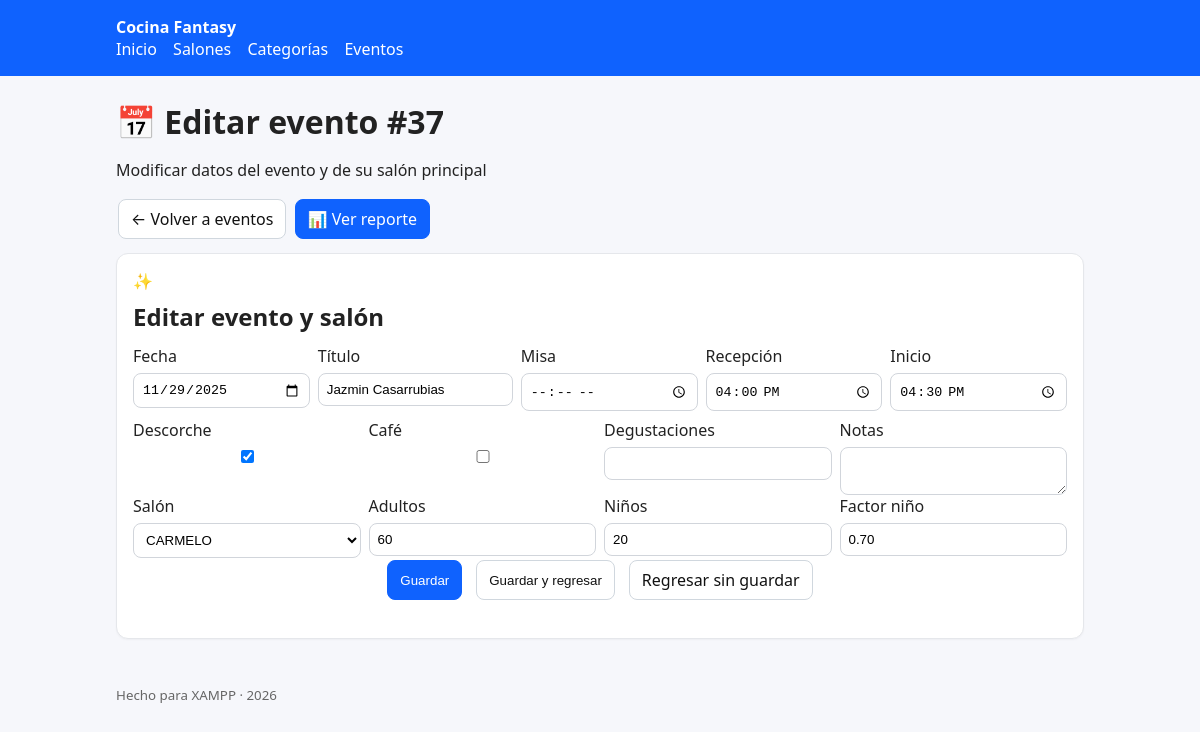
The page /evento_edit.php?id=37 on the database its author committed.
### tables this page shows
CREATE TABLE `evento` (
  `id_evento` int(11) NOT NULL,
  `fecha` date NOT NULL,
  `titulo` varchar(150) DEFAULT NULL,
  `misa` time DEFAULT NULL,
  `recepcion` time DEFAULT NULL,
  `inicio` time DEFAULT NULL,
  `descorche` tinyint(1) NOT NULL DEFAULT 0,
  `cafe` tinyint(1) NOT NULL DEFAULT 0,
  `degustaciones` varchar(120) DEFAULT NULL,
  `notas` text DEFAULT NULL
);

CREATE TABLE `evento_salon` (
  `id_evento_salon` int(11) NOT NULL,
  `id_evento` int(11) NOT NULL,
  `id_salon` int(11) NOT NULL,
  `adultos` int(11) NOT NULL DEFAULT 0,
  `ninos` int(11) NOT NULL DEFAULT 0,
  `misa` time DEFAULT NULL,
  `recepcion` time DEFAULT NULL,
  `inicio` time DEFAULT NULL,
  `descorche` tinyint(1) NOT NULL DEFAULT 0,
  `cafe` tinyint(1) NOT NULL DEFAULT 0,
  `degustaciones` varchar(120) DEFAULT NULL,
  `factor_nino` decimal(5,2) NOT NULL DEFAULT 0.70
);

CREATE TABLE `salon` (
  `id_salon` int(11) NOT NULL,
  `nombre` varchar(80) NOT NULL,
  `alias` varchar(20) DEFAULT NULL
);

### db.php (called while the page is built, shortened)
<?php
function h($s){ return htmlspecialchars((string)$s, ENT_QUOTES, 'UTF-8'); }

### evento_edit.php (the view, shortened to what this page needs)
<?php
require_once __DIR__ . '/db.php';
require_once __DIR__ . '/header.php';
$id = isset($_GET['id']) ? (int)$_GET['id'] : 0;
$stmt = $pdo->prepare("SELECT * FROM evento WHERE id_evento=?");
$stmt->execute([$id]);
$ev = $stmt->fetch(PDO::FETCH_ASSOC);
$salones_master = $pdo->query("SELECT * FROM salon ORDER BY nombre")->fetchAll(PDO::FETCH_ASSOC);
$salonStmt = $pdo->prepare("SELECT * FROM evento_salon WHERE id_evento=? ORDER BY id_evento_salon ASC LIMIT 1");
$salonStmt->execute([$id]);
$salon = $salonStmt->fetch(PDO::FETCH_ASSOC);
?>
<div class="page-header">
  <h1>📅 Editar evento #<?php echo (int)$id; ?></h1>
  <p class="page-subtitle">Modificar datos del evento y de su salón principal</p>
  <div class="header-actions">
    <a class="btn secondary" href="evento_list.php">← Volver a eventos</a>
    <a class="btn primary" href="reporte_evento.php?id=<?php echo (int)$id; ?>">📊 Ver reporte</a>
  </div>
</div>
<div class="card create-card">
  <div class="card-header">
    <div class="card-icon">✨</div>
    <h2>Editar evento y salón</h2>
  </div>
  <form method="post">
    <div class="input-row">
      <label>Fecha <input name="fecha" type="date" required value="<?php echo h($ev['fecha']); ?>"></label>
      <label>Título <input name="titulo" type="text" value="<?php echo h($ev['titulo']); ?>"></label>
      <label>Misa <input name="misa" type="time" value="<?php echo h($ev['misa']); ?>"></label>
      <label>Recepción <input name="recepcion" type="time" value="<?php echo h($ev['recepcion']); ?>"></label>
      <label>Inicio <input name="inicio" type="time" value="<?php echo h($ev['inicio']); ?>"></label>
      <label><span>Descorche</span>
        <input name="descorche" type="checkbox" <?php echo $ev['descorche'] ? 'checked' : ''; ?>>
      </label>
      <label><span>Café</span>
        <input name="cafe" type="checkbox" <?php echo $ev['cafe'] ? 'checked' : ''; ?>>
      </label>
      <label style="grid-column:1/-1;">Degustaciones
        <input name="degustaciones" type="text" value="<?php echo h($ev['degustaciones']); ?>">
      </label>
      <label style="grid-column:1/-1;">Notas
        <textarea name="notas" rows="2"><?php echo h($ev['notas']); ?></textarea>
      </label>
    </div>
    <?php if ($salon): ?>
      <div class="input-row">
        <label>Salón
          <select name="id_salon" required>
            <?php foreach ($salones_master as $s): ?>
              <option value="<?php echo (int)$s['id_salon']; ?>"
                <?php echo ((int)$s['id_salon'] === (int)$salon['id_salon']) ? 'selected' : ''; ?>>
                <?php echo h($s['nombre']); ?>
              </option>
            <?php endforeach; ?>
          </select>
        </label>
        <label>Adultos
          <input type="number" name="adultos" value="<?php echo (int)$salon['adultos']; ?>" min="0">
        </label>
        <label>Niños
          <input type="number" name="ninos" value="<?php echo (int)$salon['ninos']; ?>" min="0">
        </label>
        <label>Factor niño
          <input type="number" step="0.05" name="factor_nino" value="<?php echo h($salon['factor_nino']); ?>">
        </label>
      </div>
    <?php endif; ?>
    <div style="grid-column:1/-1;text-align:center;padding:0 25px 20px;display:flex;gap:10px;justify-content:center;flex-wrap:wrap;">
      <button class="btn primary" name="update">Guardar</button>
      <button class="btn secondary" name="update_and_back" value="1">Guardar y regresar</button>
      <a class="btn" href="evento_list.php">Regresar sin guardar</a>
    </div>
  </form>
</div>
<?php require_once __DIR__ . '/footer.php'; ?>

### style.css (style rules this page uses)
* { box-sizing:border-box }
body { font-family:system-ui,-apple-system,Segoe UI,Roboto,Ubuntu,'Helvetica Neue',Arial,sans-serif;margin:0;background:#f6f7fb;color:#222 }
h1,h2 { margin:8px 0 12px }
.card { background:#fff;border:1px solid #e5e7eb;border-radius:12px;padding:16px;margin:12px 0;box-shadow:0 1px 2px rgba(0,0,0,.04) }
.actions a,.btn { display:inline-block;padding:8px 12px;border-radius:8px;border:1px solid #d0d7de;background:#fff;text-decoration:none;color:#111;margin:2px }
.btn.primary { background:#0f62fe;color:#fff;border-color:#0f62fe }
.input-row { display:flex;gap:8px;flex-wrap:wrap }
.input-row label { display:flex;flex-direction:column;gap:6px;flex:1 1 140px }
input[type="text"],input[type="date"],input[type="time"],input[type="number"],select,textarea { padding:8px;border:1px solid #d1d5db;border-radius:8px;background:#fff }

### rows shown on the page
evento: fecha "11/29/2025", titulo "Jazmin Casarrubias", recepcion "16:00:00", inicio "16:30:00", descorche "☑"
evento_salon: id_salon "CARMELO", adultos "60", ninos "20", factor_nino "0.70"

### other values the page prints
$id "37"
